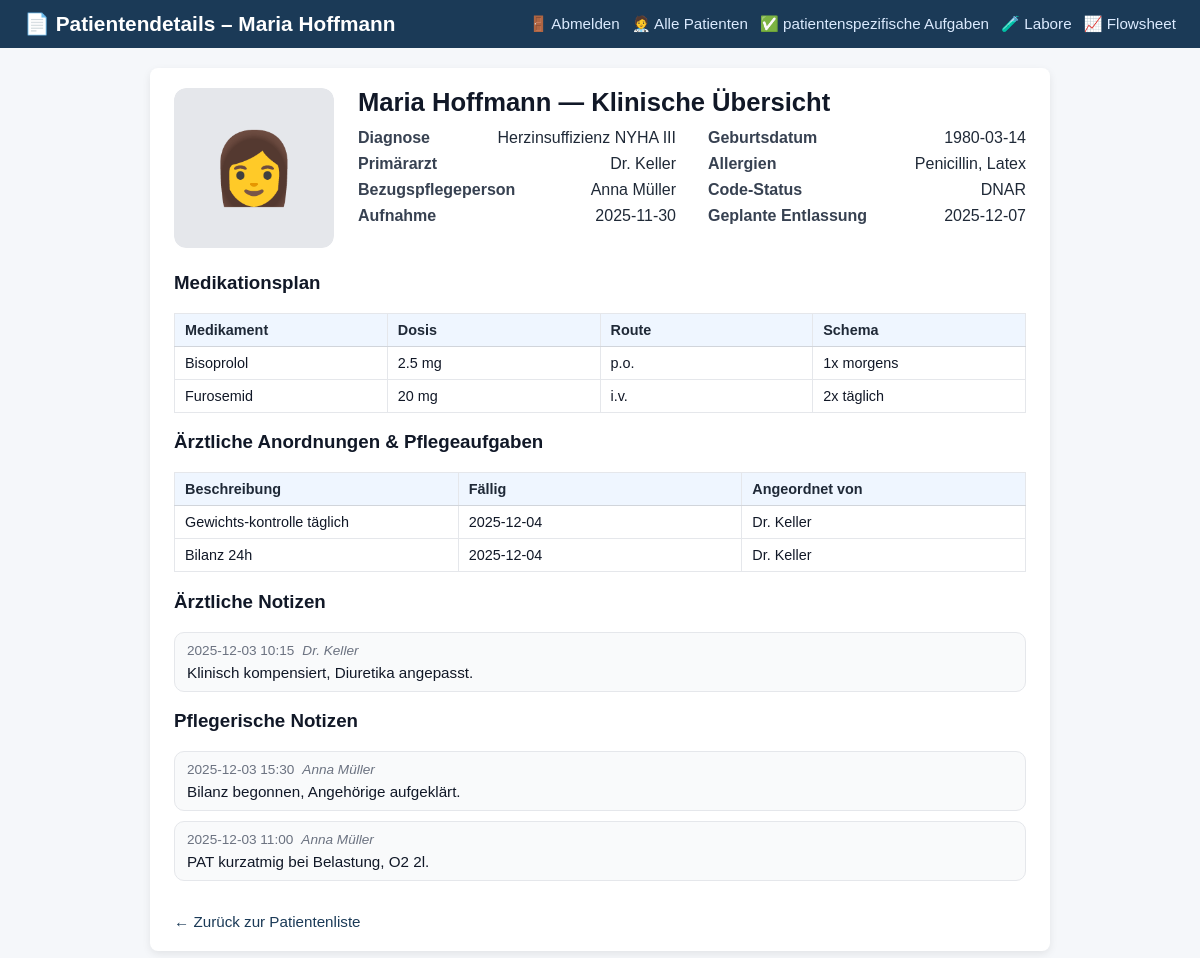
The app's page /patient/1, older data.
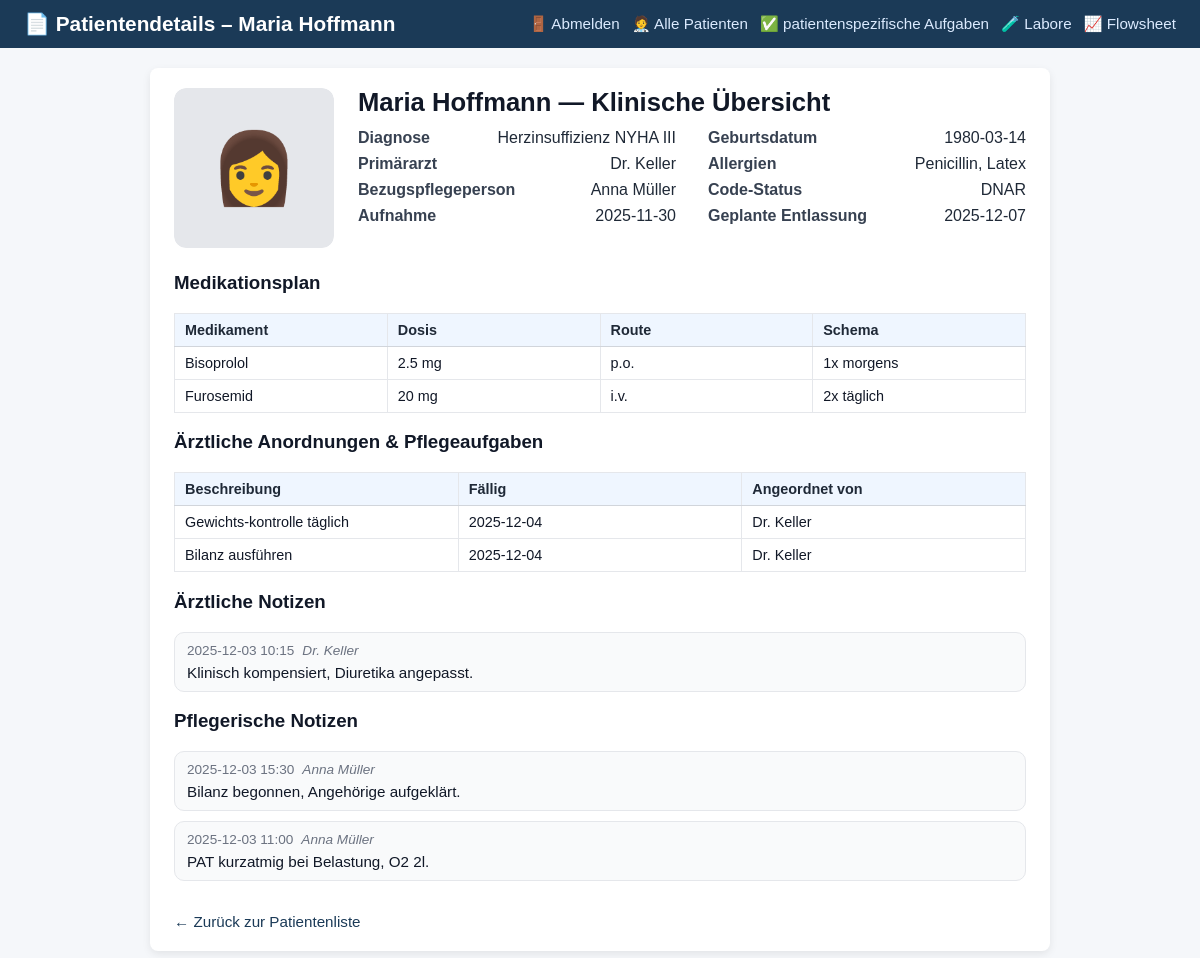
The same page, newer data.
### tables this page shows
CREATE TABLE patients (
    id INTEGER PRIMARY KEY AUTOINCREMENT,
    patient_identifier TEXT NOT NULL,
    name TEXT NOT NULL,
    gender TEXT,
    dob TEXT,
    room TEXT,
    diagnosis TEXT,
    bezugspflege_id INTEGER,
    allergies TEXT,
    code_status TEXT,
    admission_date TEXT,
    expected_discharge TEXT,
    primary_doctor TEXT,
    photo_filename TEXT,
    FOREIGN KEY (bezugspflege_id) REFERENCES nurses(id)
);

CREATE TABLE nurses (
    id INTEGER PRIMARY KEY AUTOINCREMENT,
    name TEXT NOT NULL
);

CREATE TABLE medications (
    id INTEGER PRIMARY KEY AUTOINCREMENT,
    patient_id INTEGER NOT NULL,
    name TEXT NOT NULL,
    dose TEXT,
    route TEXT,
    schedule TEXT,
    next_due TEXT,
    due_time TEXT,
    completed INTEGER DEFAULT 0,
    given INTEGER DEFAULT 0,
    not_given INTEGER DEFAULT 0,
    last_given_by TEXT,
    last_given_at TEXT,
    FOREIGN KEY (patient_id) REFERENCES patients(id)
);

CREATE TABLE orders (
    id INTEGER PRIMARY KEY AUTOINCREMENT,
    patient_id INTEGER NOT NULL,
    description TEXT NOT NULL,
    due_date TEXT,
    due_time TEXT,
    status TEXT,
    ordered_by TEXT,
    type TEXT,
    completed INTEGER DEFAULT 0,
    FOREIGN KEY (patient_id) REFERENCES patients(id)
);

CREATE TABLE doctor_notes (
    id INTEGER PRIMARY KEY AUTOINCREMENT,
    patient_id INTEGER NOT NULL,
    note TEXT NOT NULL,
    created_at TEXT,
    author TEXT,
    FOREIGN KEY (patient_id) REFERENCES patients(id)
);

CREATE TABLE nurse_notes (
    id INTEGER PRIMARY KEY AUTOINCREMENT,
    patient_id INTEGER NOT NULL,
    note TEXT NOT NULL,
    created_at TEXT,
    author TEXT,
    FOREIGN KEY (patient_id) REFERENCES patients(id)
);

### app.py (the view)
@app.route("/patient/<int:patient_id>", methods=["GET", "POST"])
def patient_detail(patient_id):
    conn = get_connection()
    cur = conn.cursor()
    cur.execute("""
        SELECT
            p.id,
            p.patient_identifier,
            p.name,
            p.gender,
            p.dob,
            p.room,
            p.diagnosis,
            p.bezugspflege_id,
            p.allergies,
            p.code_status,
            p.admission_date,
            p.expected_discharge,
            p.primary_doctor,
            p.photo_filename,
            n.name AS bezugspflege_name
        FROM patients p
        LEFT JOIN nurses n ON p.bezugspflege_id = n.id
        WHERE p.id = ?;
    """, (patient_id,))
    patient = cur.fetchone()
    cur.execute("SELECT id, name FROM nurses ORDER BY name;")
    nurses = cur.fetchall()
    cur.execute("""
        SELECT id, name, dose, route, schedule
        FROM medications
        WHERE patient_id = ?
            AND (given IS NULL OR given = 0)
            AND (not_given IS NULL OR not_given = 0)
        ORDER BY name;
    """, (patient_id,))
    meds = cur.fetchall()
    cur.execute("""
        SELECT description, due_date, status, ordered_by, type
        FROM orders
        WHERE patient_id = ?
        ORDER BY due_date;
    """, (patient_id,))
    orders = cur.fetchall()
    cur.execute("""
        SELECT note, created_at, author
        FROM doctor_notes
        WHERE patient_id = ?
        ORDER BY created_at DESC;
    """, (patient_id,))
    doctor_notes = cur.fetchall()
    cur.execute("""
        SELECT note, created_at, author
        FROM nurse_notes
        WHERE patient_id = ?
        ORDER BY created_at DESC;
    """, (patient_id,))
    nurse_notes = cur.fetchall()
    cur.execute("""
        SELECT alert, severity, created_at
        FROM ai_alerts
        WHERE patient_id = ?
        ORDER BY datetime(created_at) DESC;
    """, (patient_id,))
    alerts = cur.fetchall()
    current_nurse = get_current_nurse(conn)
    conn.close()
    conn.close()
    return render_template(
        "patient_detail.html",
        alerts=alerts,
        current_nurse=current_nurse,
        patient=patient,
        nurses=nurses,
        meds=meds,
        orders=orders,
        doctor_notes=doctor_notes,
        nurse_notes=nurse_notes,
    )

### app.py (called while the page is built, shortened)
def get_connection():
    conn = sqlite3.connect(DB_PATH)
    conn.row_factory = sqlite3.Row
    return conn

def get_current_nurse(conn=None):
    nurse_id = session.get("current_nurse_id")
    if not nurse_id:
        return None

### templates/patient_detail.html (shortened to what this page needs)
<!DOCTYPE html>
<html>
<head>
    <link rel="stylesheet" href="{{ url_for('static', filename='styles.css') }}">
</head>
<body>
<div class="header">
    <div class="header-title">
        <span>📄 Patientendetails – {{ patient.name }}</span>
    </div>
    <div class="nav-links">
        <a href="{{ url_for('logout') }}">🚪 Abmelden</a>
        <a href="{{ url_for('home') }}">🧑‍⚕️ Alle Patienten</a>
        <a href="{{ url_for('tasks_view', patient_id=patient.id) }}">✅ patientenspezifische Aufgaben</a>
        <a href="{{ url_for('labs_view', patient_id=patient.id) }}"><span class="icon">🧪</span> Labore</a>
        <a href="{{ url_for('flowsheet', patient_id=patient.id) }}">📈 Flowsheet</a>
    </div>
</div>
    <div class="container">
<div class="patient-header-block">
    <div class="patient-photo-container">
    {% if patient["photo_filename"] %}
        <img src="{{ url_for('static', filename='uploads/' ~ patient['photo_filename']) }}"
             alt="Patientenfoto"
             class="patient-photo-img">
    {% else %}
        <div class="patient-photo-placeholder">
            {% if patient['gender'] == 'F' %}
                👩
            {% elif patient['gender'] == 'M' %}
                👨
            {% else %}
                🙂
            {% endif %}
        </div>
    {% endif %}
    </div>
    <div class="clinical-info-column">
        <h1 class="patient-header-title">
            {{ patient["name"] }} — Klinische Übersicht</h1>
        <div class="clinical-summary-grid">
            <div class="clinical-col">
                <div class="field-row">
                    <span class="field-label">Diagnose</span>
                    <span class="field-value">{{ patient["diagnosis"] or "—" }}</span>
                </div>
                <div class="field-row">
                    <span class="field-label">Primärarzt</span>
                    <span class="field-value">{{ patient["primary_doctor"] or "—" }}</span>
                </div>
                <div class="field-row">
                    <span class="field-label">Bezugspflegeperson</span>
                    <span class="field-value">{{ patient["bezugspflege_name"] or "—" }}</span>
                </div>
                <div class="field-row">
                    <span class="field-label">Aufnahme</span>
                    <span class="field-value">{{ patient["admission_date"] or "—" }}</span>
                </div>
            </div>
            <div class="clinical-col">
                <div class="field-row">
                    <span class="field-label">Geburtsdatum</span>
                    <span class="field-value">{{ patient["dob"] or "—" }}</span>
                </div>
                <div class="field-row">
                    <span class="field-label">Allergien</span>
                    <span class="field-value">
                        {% if patient["allergies"] %}
                            {{ patient["allergies"] }}
                        {% else %}
                            —
                        {% endif %}
                    </span>
                </div>
                <div class="field-row">
                    <span class="field-label">Code-Status</span>
                    <span class="field-value">
                        {% if patient["code_status"] %}
                            {{ patient["code_status"] }}
                        {% else %}
                            —
                        {% endif %}
                    </span>
                </div>
                <div class="field-row">
                    <span class="field-label">Geplante Entlassung</span>
                    <span class="field-value">{{ patient["expected_discharge"] or "—" }}</span>
                </div>
            </div>
        </div>
    </div>
</div>
<h3>Medikationsplan</h3>
{% if meds %}
    <table class="detail-table">
        <thead>
            <tr>
                <th>Medikament</th>
                <th>Dosis</th>
                <th>Route</th>
                <th>Schema</th>
            </tr>
        </thead>
        <tbody>
            {% for m in meds %}
                <tr>
                    <td>{{ m["name"] }}</td>
                    <td>{{ m["dose"] }}</td>
                    <td>{{ m["route"] }}</td>
                    <td>{{ m["schedule"] }}</td>
                </tr>
            {% endfor %}
        </tbody>
    </table>
{% else %}
    <p>Keine Medikation dokumentiert.</p>
{% endif %}
<h3>Ärztliche Anordnungen & Pflegeaufgaben</h3>
{% if orders %}
    <table class="detail-table">
        <thead>
            <tr>
                <th>Beschreibung</th>
                <th>Fällig</th>
                <th>Angeordnet von</th>
            </tr>
        </thead>
        <tbody>
            {% for o in orders %}
                <tr>
                    <td>{{ o["description"] }}</td>
                    <td>{{ o["due_date"] or "—" }}</td>
                    <td>{{ o["ordered_by"] or "—" }}</td>
                </tr>
            {% endfor %}
        </tbody>
    </table>
{% else %}
    <p>Keine offenen Anordnungen/Pflegeaufgaben dokumentiert.</p>
{% endif %}
<h3>Ärztliche Notizen</h3>
{% if doctor_notes %}
    <ul class="note-list">
        {% for n in doctor_notes %}
            <li class="note-item">
                <div class="note-meta">
                    <span class="note-time">{{ n["created_at"].replace("T", " ") }}</span>
                    <span class="note-author">{{ n["author"] }}</span>
                </div>
                <div class="note-text">
                    {{ n["note"] }}
                </div>
            </li>
        {% endfor %}
    </ul>
{% else %}
    <p>Keine ärztlichen Notizen dokumentiert.</p>
{% endif %}
<h3>Pflegerische Notizen</h3>
{% if nurse_notes %}
    <ul class="note-list">
        {% for n in nurse_notes %}
            <li class="note-item">
                <div class="note-meta">
                    <span class="note-time">{{ n["created_at"].replace("T", " ") }}</span>
                    <span class="note-author">{{ n["author"] }}</span>
                </div>
                <div class="note-text">
                    {{ n["note"] }}
                </div>
            </li>
        {% endfor %}
    </ul>
{% else %}
    <p>Keine pflegerischen Notizen dokumentiert.</p>
{% endif %}
        <a href="{{ url_for('home') }}" class="back-link">← Zurück zur Patientenliste</a>
    </div>
</body>
</html>

### static/styles.css (style rules this page uses)
* { box-sizing: border-box; }
body { font-family: Arial, sans-serif; background: #f5f7fa; margin: 0; padding: 0; color: #111827; }
.header { background: #1b3a57; color: white; padding: 12px 24px; display: flex; align-items: center; justify-content: space-between; gap: 12px; }
.header-title { display: flex; align-items: center; gap: 10px; font-size: 1.3rem; font-weight: bold; flex-wrap: wrap; }
.nav-links { display: flex; gap: 12px; align-items: center; flex-wrap: wrap; justify-content: flex-end; }
.nav-links a { color: #dbeafe; text-decoration: none; font-size: 0.95rem; }
.container { width: 80%; max-width: 900px; margin: 20px auto; background: white; padding: 20px 24px; border-radius: 8px; box-shadow: 0 3px 8px rgba(0,0,0,0.08); }
.back-link { display: inline-block; margin-top: 16px; color: #1b3a57; text-decoration: none; font-size: 0.95rem; }
.data-table, .detail-table, .simple-table { width: 100%; border-collapse: collapse; font-size: 0.9rem; table-layout: fixed; }
.data-table thead th, .detail-table thead th, .simple-table thead th { background: #eff6ff; font-weight: 600; color: #1f2937; text-align: left; padding: 8px 10px; border-bottom: 1px solid #d1d5db; white-space: normal; overflow-wrap: anywhere; word-break: break-word; }
.data-table td, .detail-table td, .simple-table td { padding: 8px 10px; border-bottom: 1px solid #e5e7eb; vertical-align: top; white-space: normal; overflow-wrap: anywhere; word-break: break-word; }
.detail-table th, .detail-table td { border: 1px solid #e5e7eb; }
.note-list { list-style: none; padding: 0; margin: 0 0 16px 0; }
.note-item { border-radius: 10px; padding: 10px 12px; margin-bottom: 10px; background: #f9fafb; border: 1px solid #e5e7eb; }
.note-meta { font-size: 0.85rem; color: #6b7280; margin-bottom: 6px; display: flex; gap: 8px; flex-wrap: wrap; }
.note-time { font-weight: 500; }
.note-author { font-style: italic; }
.note-text { font-size: 0.95rem; color: #111827; white-space: normal; overflow-wrap: anywhere; }
.patient-header-block { display: flex; gap: 24px; align-items: flex-start; margin-bottom: 24px; }
.clinical-info-column { flex-grow: 1; }
.patient-header-title { margin: 0 0 12px 0; font-size: 1.6rem; font-weight: bold; }
.clinical-summary-grid { display: grid; grid-template-columns: 1fr 1fr; gap: 16px 32px; }
.clinical-col { display: flex; flex-direction: column; gap: 8px; }
.field-row { display: flex; justify-content: space-between; gap: 12px; }
.field-label { font-weight: 600; color: #374151; }
.field-value { text-align: right; color: #1f2937; max-width: 250px; overflow-wrap: anywhere; }
.patient-photo-container { position: relative; width: 160px; height: 160px; border-radius: 12px; overflow: hidden; cursor: pointer; flex: 0 0 auto; }
.patient-photo-placeholder { width: 100%; height: 100%; background: #e5e7eb; display: flex; justify-content: center; align-items: center; font-size: 70px; border-radius: 12px; }

Row changes from the older to the newer data that the page shows:
changed orders: description "Bilanz 24h" → "Bilanz ausführen"
